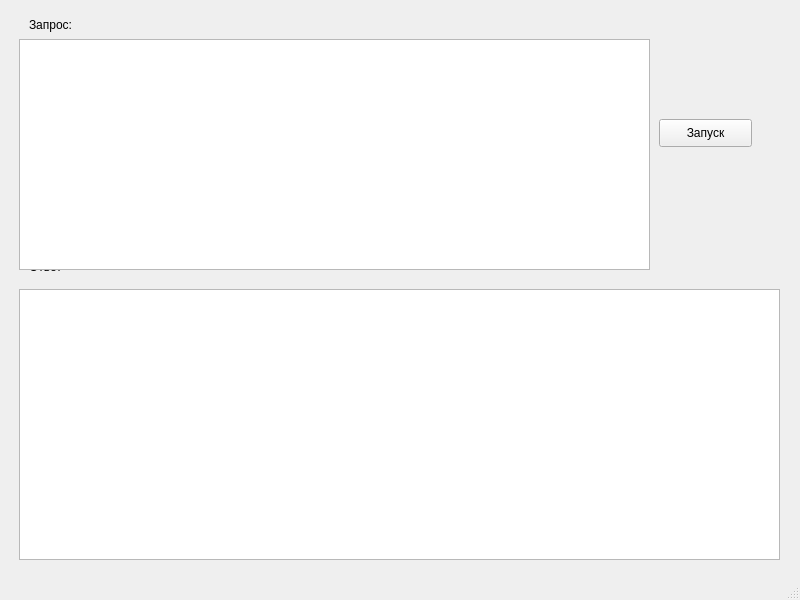
<?xml version="1.0" encoding="UTF-8"?>
<ui version="4.0">
 <class>MainWindow</class>
 <widget class="QMainWindow" name="MainWindow">
  <property name="geometry">
   <rect>
    <x>0</x>
    <y>0</y>
    <width>800</width>
    <height>600</height>
   </rect>
  </property>
  <property name="windowTitle">
   <string>Отображение результатов из БД</string>
  </property>
  <widget class="QWidget" name="centralwidget">
   <layout class="QHBoxLayout" name="horizontalLayout">
    <item>
     <widget class="QWidget" name="widget" native="true">
      <widget class="QPushButton" name="pushButton">
       <property name="geometry">
        <rect>
         <x>650</x>
         <y>110</y>
         <width>93</width>
         <height>28</height>
        </rect>
       </property>
       <property name="text">
        <string>Запуск</string>
       </property>
      </widget>
      <widget class="QLabel" name="label">
       <property name="geometry">
        <rect>
         <x>20</x>
         <y>0</y>
         <width>61</width>
         <height>31</height>
        </rect>
       </property>
       <property name="text">
        <string>Запрос:</string>
       </property>
      </widget>
      <widget class="QLabel" name="label_2">
       <property name="geometry">
        <rect>
         <x>20</x>
         <y>250</y>
         <width>55</width>
         <height>16</height>
        </rect>
       </property>
       <property name="text">
        <string>Ответ</string>
       </property>
      </widget>
      <widget class="QTableWidget" name="tableWidget">
       <property name="geometry">
        <rect>
         <x>10</x>
         <y>280</y>
         <width>761</width>
         <height>271</height>
        </rect>
       </property>
      </widget>
      <widget class="QTextEdit" name="textEdit">
       <property name="geometry">
        <rect>
         <x>10</x>
         <y>30</y>
         <width>631</width>
         <height>231</height>
        </rect>
       </property>
      </widget>
     </widget>
    </item>
   </layout>
  </widget>
  <widget class="QStatusBar" name="statusbar"/>
 </widget>
 <resources/>
 <connections/>
</ui>
